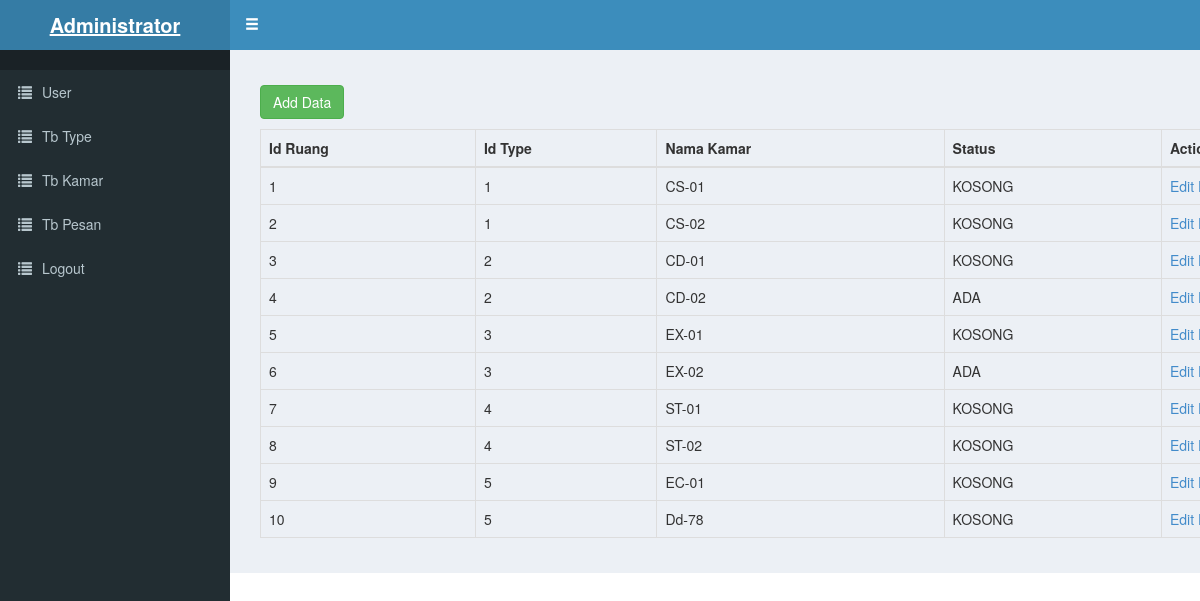
Page /Admin/admin/index.php?page=tb_kamar on the committed database.
### tables this page shows
CREATE TABLE `ruang_kamar` (
  `id_ruang` int(10) NOT NULL,
  `id_type` int(10) NOT NULL,
  `nama_kamar` varchar(15) NOT NULL,
  `status` varchar(10) NOT NULL
);

### Admin/admin/tb_kamar.php (the view, shortened to what this page needs)
<!doctype html>
<html lang="en">
<head>
<link href="css/bootstrap.css" rel="stylesheet">
</head>
<body>
<div class="container">
    <p><a href="#" class="btn btn-success" data-target="#ModalAdd" data-toggle="modal">Add Data</a></p>
<table id="mytable" class="table table-bordered">
    <thead>
      <th>Id Ruang</th>
      <th>Id Type</th>
      <th>Nama Kamar</th>
      <th>Status</th>
      <th>Action</th>
    </thead>
<?php
  include "koneksi.php";
  $no = 0;
  $modal=mysqli_query($koneksi,"SELECT * FROM ruang_kamar");
  while($r=mysqli_fetch_array($modal)){
  $no++;
?>
  <tr>
      <td><?php echo $no; ?></td>
      <td><?php echo  $r['id_type']; ?></td>
      <td><?php echo  $r['nama_kamar']; ?></td>
      <td><?php echo  $r['status']; ?></td>
      <td>
         <a href="#" class='open_modal' id='<?php echo  $r['id_ruang']; ?>'>Edit</a>
         <a href="#" onclick="confirm_modal('delete_kamar.php?&id_ruang=<?php echo  $r['id_ruang']; ?>');">Delete</a>
      </td>
  </tr>
<?php } ?>
</table>
</div>
</body>
</html>

### Admin/admin/index.php (shortened to what this page needs)
<?php
extract($_POST);
?>
    <!DOCTYPE html>
    <html>
    <head>
        <link href="//netdna.bootstrapcdn.com/font-awesome/4.0.3/css/font-awesome.min.css" rel="stylesheet">
        <link rel="stylesheet" href="../bootstrap/css/bootstrap.min.css">
        <link rel="stylesheet" href="dist/css/AdminLTE.min.css">
        <link rel="stylesheet" href="dist/css/skins/_all-skins.min.css">
        <link rel="stylesheet" href="dist/css/summernote.css">
    </head>
    <body class="hold-transition skin-blue sidebar-mini">
        <div class="wrapper">
            <header class="main-header">
                <a href="#" class="logo">
                    <span class="logo-lg"><b>Administrator</b></span>
                </a>
                <nav class="navbar navbar-static-top" role="navigation">
                    <a href="#" class="sidebar-toggle" data-toggle="offcanvas" role="button">
                        <span class="glyphicon glyphicon-menu-hamburger"></span>
                    </a>
                </nav>
            </header>
            <?php include'menu.php'; ?>
                <div class="content-wrapper">
                    <section class="content">
                        <?php
                if(isset($_GET['page']))
                {
                 switch($_GET['page'])
                {
                    case 'tb_kamar' : include'tb_kamar.php'; $order=3; return 0; break;
                }
                }
            ?>

### Admin/admin/menu.php
<aside class="main-sidebar">
        <section class="sidebar">
          <ul class="sidebar-menu">
            <li class="header"></li>
            <li class="treeview">
              <a href="index.php?page=tb_user">
                <i class="glyphicon glyphicon-list active"></i> <span>User</span>
              </a>
            <li class="treeview">
              <a href="index.php?page=tb_type">
                <i class="glyphicon glyphicon-list active"></i> <span>Tb Type</span>
              </a>
            <li class="treeview">
              <a href="index.php?page=tb_kamar">
                <i class="glyphicon glyphicon-list active"></i> <span>Tb Kamar</span>
              </a>
            <li class="treeview">
              <a href="index.php?page=tb_pesan">
                <i class="glyphicon glyphicon-list active"></i> <span>Tb Pesan</span>
              </a>
              <li class="treeview">
                <a href="../logout.php">
                  <i class="glyphicon glyphicon-list active"></i> <span>Logout</span>
                </a>
              </li>
            </li>
            </li>
          </li>
          </li>
          </ul>
        </section>
</aside>

### rows in the picture
ruang_kamar: id_type "1", nama_kamar "CS-01", status "KOSONG"
ruang_kamar: id_type "1", nama_kamar "CS-02", status "KOSONG"
ruang_kamar: id_type "2", nama_kamar "CD-01", status "KOSONG"
ruang_kamar: id_type "2", nama_kamar "CD-02", status "ADA"
ruang_kamar: id_type "3", nama_kamar "EX-01", status "KOSONG"
ruang_kamar: id_type "3", nama_kamar "EX-02", status "ADA"
ruang_kamar: id_type "4", nama_kamar "ST-01", status "KOSONG"
ruang_kamar: id_type "4", nama_kamar "ST-02", status "KOSONG"
ruang_kamar: id_type "5", nama_kamar "EC-01", status "KOSONG"
ruang_kamar: id_type "5", nama_kamar "Dd-78", status "KOSONG"
